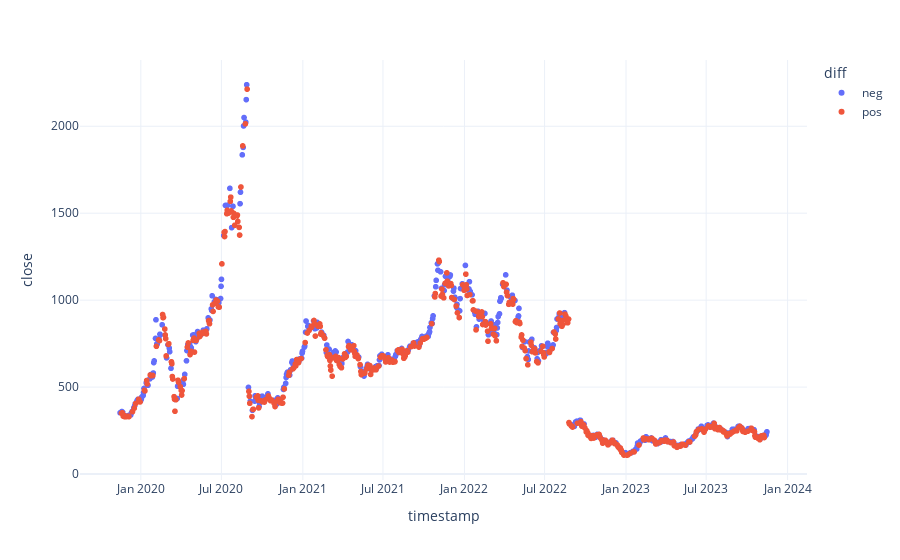

The cell this chart's notebook holds for it:
### Code cell
dataTSLA["diff"] = dataTSLA["open"] - dataTSLA["close"]


dataTSLA["diff"] = dataTSLA["diff"].apply(lambda x: "neg" if x < 0 else "pos")


scatterPlot = px.scatter(
    dataTSLA,
    x=dataTSLA.index,
    y="close",
    color="diff",
)


# scatterPlot.update_xaxes(
#     # rangeslider_visible=True,
# #     rangebreaks=[
# #         dict(bounds=["sat", "mon"]),
# #     ],
# )


scatterPlot.show()

### Figure 1 — Plotly figure (JSON) as saved in the notebook; plotly's stock layout.template omitted (floating-point values rounded to 4 significant figures; data arrays with more than 128 entries replaced by an {"elided": "..."} marker saying what was removed)
{"data": [{"hovertemplate": "diff=neg<br>timestamp=%{x}<br>close=%{y}<extra></extra>", "legendgroup": "neg", "marker": {"color": "#636efa", "symbol": "circle"}, "mode": "markers", "name": "neg", "showlegend": true, "type": "scattergl", "x": {"elided": "510 str values"}, "xaxis": "x", "y": {"elided": "510 float values"}, "yaxis": "y"}, {"hovertemplate": "diff=pos<br>timestamp=%{x}<br>close=%{y}<extra></extra>", "legendgroup": "pos", "marker": {"color": "#EF553B", "symbol": "circle"}, "mode": "markers", "name": "pos", "showlegend": true, "type": "scattergl", "x": {"elided": "497 str values"}, "xaxis": "x", "y": {"elided": "497 float values"}, "yaxis": "y"}], "layout": {"legend": {"title": {"text": "diff"}, "tracegroupgap": 0}, "margin": {"t": 60}, "xaxis": {"anchor": "y", "domain": [0, 1], "title": {"text": "timestamp"}}, "yaxis": {"anchor": "x", "domain": [0, 1], "title": {"text": "close"}}}}
